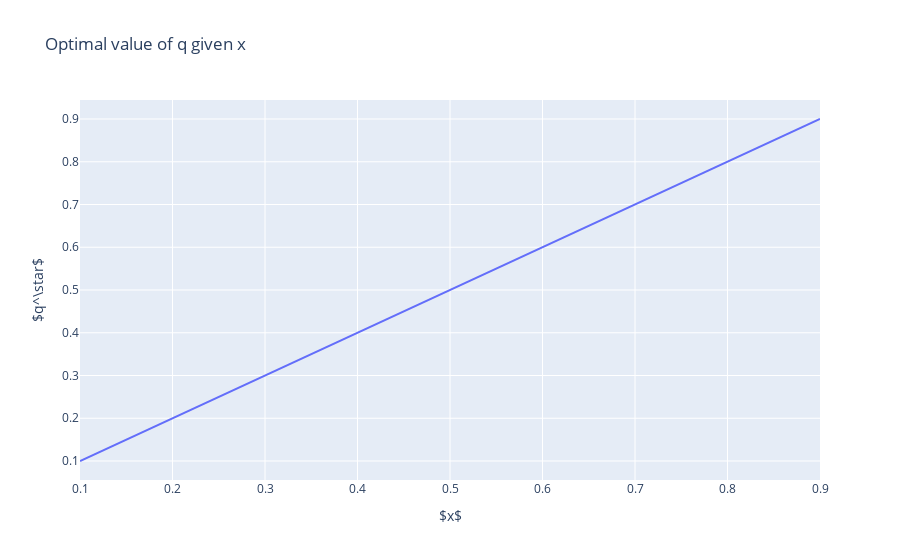

This figure's notebook cell:
### Code cell
## Plot q_star given x in range [0.1, 0.9]
y_axis = q_star()
x_axis = np.linspace(0.1,0.9)

fig = px.line(x = x_axis, y = y_axis, title='Optimal value of q given x',
             labels=dict(x ="$x$", y ="$q^\star$"))
fig.show()

### Figure 1 — Plotly figure (JSON) as saved in the notebook; plotly's stock layout.template omitted (floating-point values rounded to 4 significant figures)
{"data": [{"hovertemplate": "$x$=%{x}<br>$q^\\star$=%{y}<extra></extra>", "legendgroup": "", "line": {"color": "#636efa", "dash": "solid"}, "marker": {"symbol": "circle"}, "mode": "lines", "name": "", "orientation": "v", "showlegend": false, "type": "scatter", "x": [0.1, 0.1163, 0.1327, 0.149, 0.1653, 0.1816, 0.198, 0.2143, 0.2306, 0.2469, 0.2633, 0.2796, 0.2959, 0.3122, 0.3286, 0.3449, 0.3612, 0.3776, 0.3939, 0.4102, 0.4265, 0.4429, 0.4592, 0.4755, 0.4918, 0.5082, 0.5245, 0.5408, 0.5571, 0.5735, 0.5898, 0.6061, 0.6224, 0.6388, 0.6551, 0.6714, 0.6878, 0.7041, 0.7204, 0.7367, 0.7531, 0.7694, 0.7857, 0.802, 0.8184, 0.8347, 0.851, 0.8673, 0.8837, 0.9], "xaxis": "x", "y": [0.1, 0.1163, 0.1326, 0.149, 0.1653, 0.1816, 0.198, 0.2143, 0.2306, 0.2469, 0.2633, 0.2796, 0.2959, 0.3122, 0.3286, 0.3449, 0.3612, 0.3775, 0.3939, 0.4102, 0.4265, 0.4429, 0.4592, 0.4755, 0.4918, 0.5082, 0.5245, 0.5408, 0.5571, 0.5735, 0.5898, 0.6061, 0.6224, 0.6388, 0.6551, 0.6714, 0.6878, 0.7041, 0.7204, 0.7367, 0.7531, 0.7694, 0.7857, 0.802, 0.8184, 0.8347, 0.851, 0.8673, 0.8837, 0.9], "yaxis": "y"}], "layout": {"legend": {"tracegroupgap": 0}, "title": {"text": "Optimal value of q given x"}, "xaxis": {"anchor": "y", "domain": [0, 1], "title": {"text": "$x$"}}, "yaxis": {"anchor": "x", "domain": [0, 1], "title": {"text": "$q^\\star$"}}}}
